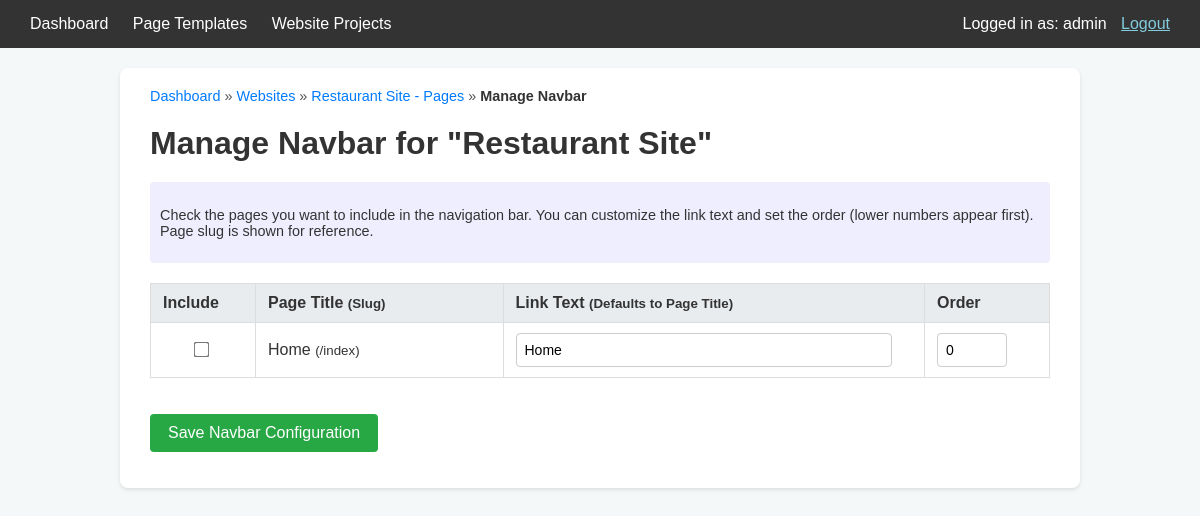
Page /project/2/navbar (signed in) on the committed database.
### internal_site_generator/models.py (models this page shows, shortened)
class User(UserMixin, db.Model):
    id = db.Column(db.Integer, primary_key=True)
    username = db.Column(db.String(64), index=True, unique=True, nullable=False)
    email = db.Column(db.String(120), index=True, unique=True, nullable=False)
    password_hash = db.Column(db.String(256))

class WebsiteProject(db.Model):
    id = db.Column(db.Integer, primary_key=True)
    project_name = db.Column(db.String(150), nullable=False, index=True, unique=True)
    site_title = db.Column(db.String(100), nullable=True)
    favicon_path = db.Column(db.String(255), nullable=True) # Stores stored_filename of the favicon ProjectAsset
    global_css = db.Column(db.Text, nullable=True)
    created_at = db.Column(db.DateTime, default=datetime.utcnow)
    updated_at = db.Column(db.DateTime, default=datetime.utcnow, onupdate=datetime.utcnow)
    primary_color = db.Column(db.String(7), nullable=True)   # e.g., #RRGGBB
    secondary_color = db.Column(db.String(7), nullable=True)
    accent_color = db.Column(db.String(7), nullable=True)
    pages = db.relationship('ProjectPage', backref='website_project', lazy='dynamic', cascade="all, delete-orphan")
    assets = db.relationship('ProjectAsset', backref='website_project', lazy='dynamic', cascade="all, delete-orphan")
    navbar_items = db.relationship('NavbarItem',
                                   backref='website_project',
                                   lazy='dynamic',
                                   order_by='NavbarItem.order',
                                   cascade="all, delete-orphan")

class ProjectPage(db.Model):
    id = db.Column(db.Integer, primary_key=True)
    title = db.Column(db.String(150), nullable=False)
    slug = db.Column(db.String(150), nullable=False, index=True)
    website_project_id = db.Column(db.Integer, db.ForeignKey('website_project.id'), nullable=False)
    page_template_id = db.Column(db.Integer, db.ForeignKey('page_template.id'), nullable=False)
    content_data_json = db.Column(db.Text)
    meta_description = db.Column(db.String(255), nullable=True)
    meta_keywords = db.Column(db.String(255), nullable=True)
    navbar_order = db.Column(db.Integer, default=0) # Might be superseded by NavbarItem.order
    show_in_navbar = db.Column(db.Boolean, default=True) # Might be superseded by existence of NavbarItem
    created_at = db.Column(db.DateTime, default=datetime.utcnow)
    updated_at = db.Column(db.DateTime, default=datetime.utcnow, onupdate=datetime.utcnow)
    template = db.relationship('PageTemplate', backref=db.backref('used_by_pages', lazy='dynamic'))
    __table_args__ = (db.UniqueConstraint('website_project_id', 'slug', name='_website_project_slug_uc'),)

### internal_site_generator/main.py (the view, shortened to what this page needs)
@bp.route('/project/<int:project_id>/navbar', methods=['GET', 'POST'])
@login_required
def manage_navbar(project_id):
    project = WebsiteProject.query.get_or_404(project_id)
    pages_for_navbar = ProjectPage.query.filter_by(website_project_id=project.id).order_by(ProjectPage.title).all()
    current_navbar_items = NavbarItem.query.filter_by(website_project_id=project.id).all()
    current_navbar_config = {
        item.project_page_id: {'link_text': item.link_text, 'order': item.order, 'in_navbar': True}
        for item in current_navbar_items
    }
    return render_template('main/manage_navbar.html',
                             title=f'Manage Navbar for "{project.project_name}"',
                             project=project,
                             pages=pages_for_navbar,
                             current_navbar_config=current_navbar_config,
                             current_user=current_user)

### internal_site_generator/__init__.py (called while the page is built)
def create_app(config_class=Config):
    app = Flask(__name__, instance_relative_config=True)
    app.config.from_object(config_class)
    try:
        os.makedirs(app.instance_path)
    except OSError as e:
        if e.errno != errno.EEXIST:
            raise
    db.init_app(app)
    migrate.init_app(app, db)
    login_manager.init_app(app)
    csrf.init_app(app) # <--- INITIALIZE CSRFProtect WITH THE APP
    from .models import User
    @login_manager.user_loader
    def load_user(user_id):
        return User.query.get(int(user_id))
    from .auth import bp as auth_bp
    app.register_blueprint(auth_bp, url_prefix='/auth')
    from .main import bp as main_bp
    app.register_blueprint(main_bp)
    @app.route('/test_init/')
    def test_init_page():
        return '<h1>Testing the Flask Application Factory from __init__.py!</h1>'
    return app

### internal_site_generator/templates/main/manage_navbar.html (shortened to what this page needs)
<!DOCTYPE html>
<html lang="en">
<head>
    </head>
<body>
    <nav>
        <div class="nav-links">
            <a href="{{ url_for('main.index') }}">Dashboard</a>
            <a href="{{ url_for('main.list_templates') }}">Page Templates</a>
            <a href="{{ url_for('main.list_projects') }}">Website Projects</a>
        </div>
        <div class="user-info">
            Logged in as: {{ current_user.username }}
            <a href="{{ url_for('auth.logout') }}">Logout</a>
        </div>
    </nav>
    <div class="container">
        <div class="breadcrumb">
            <a href="{{ url_for('main.index') }}">Dashboard</a> &raquo;
            <a href="{{ url_for('main.list_projects') }}">Websites</a> &raquo;
            <a href="{{ url_for('main.list_project_pages', project_id=project.id) }}">{{ project.project_name }} - Pages</a> &raquo;
            <span class="current-page">Manage Navbar</span>
        </div>
        <h1>{{ title }}</h1>
        <div class="instructions">
            <p>Check the pages you want to include in the navigation bar.
            You can customize the link text and set the order (lower numbers appear first).
            Page slug is shown for reference.</p>
        </div>
        <form method="POST" action="{{ url_for('main.manage_navbar', project_id=project.id) }}">
            {% if pages %}
            <table id="navbar-config-table">
                <thead>
                    <tr>
                        <th style="width: 80px;">Include</th>
                        <th>Page Title <small>(Slug)</small></th>
                        <th>Link Text <small>(Defaults to Page Title)</small></th>
                        <th style="width: 100px;">Order</th>
                    </tr>
                </thead>
                <tbody id="navbar-sortable-body">
                    {% for page_item in pages %}
                    {% set nav_config = current_navbar_config.get(page_item.id, {}) %}
                    <tr>
                        <td style="text-align: center;">
                            <input type="checkbox" name="page_in_navbar_{{ page_item.id }}" id="page_in_navbar_{{ page_item.id }}"
                                   {% if nav_config.in_navbar %}checked{% endif %}>
                        </td>
                        <td>
                            <label for="page_in_navbar_{{ page_item.id }}" style="font-weight:normal;">{{ page_item.title }}</label>
                            <small>(/{{ page_item.slug }})</small>
                        </td>
                        <td>
                            <input type="text" name="link_text_{{ page_item.id }}"
                                   value="{{ nav_config.get('link_text', page_item.title) }}">
                        </td>
                        <td>
                            <input type="number" name="order_{{ page_item.id }}"
                                   value="{{ nav_config.get('order', '0') }}" min="0">
                        </td>
                    </tr>
                    {% endfor %}
                </tbody>
            </table>
            <p><input type="submit" value="Save Navbar Configuration"></p>
            {% else %}
            <p>No pages found for this project. <a href="{{ url_for('main.new_project_page', project_id=project.id) }}">Add pages first</a> to configure the navbar.</p>
            {% endif %}
        </form>
    </div>

### internal_site_generator/templates/main/manage_navbar.html (style rules this page uses)
body { font-family: Arial, sans-serif; margin: 0; padding: 0; background-color: #f4f8f9; color: #333; }
nav { background-color: #333; padding: 15px 30px; color: white; display: flex; justify-content: space-between; align-items: center; }
nav .nav-links a { color: white; text-decoration: none; margin-right: 20px; font-size: 16px; }
nav .user-info { font-size: 16px; color: white; }
nav .user-info a { margin-left: 10px; color: #82ccdd; }
.container { padding: 20px 30px; max-width: 900px; margin: 20px auto; background-color: #fff; border-radius: 8px; box-shadow: 0 2px 4px rgba(0,0,0,0.1); }
h1 { color: #333; margin-bottom: 20px; }
.breadcrumb { margin-bottom: 20px; font-size: 0.9em; color: #555; }
.breadcrumb a { color: #007bff; text-decoration: none; }
.breadcrumb span.current-page { color: #333; font-weight: bold; }
table { width: 100%; border-collapse: collapse; margin-top: 20px; }
th, td { border: 1px solid #ddd; padding: 10px 12px; text-align: left; vertical-align: middle; }
th { background-color: #e9ecef; font-weight: bold; }
input[type="text"], input[type="number"] { width: 95%; padding: 8px; border: 1px solid #ccc; border-radius: 4px; box-sizing: border-box; font-size: 14px; }
input[type="number"] { width: 70px; }
input[type="checkbox"] { transform: scale(1.2); margin-right: 8px; }
input[type="submit"] { padding: 10px 18px; background-color: #28a745; color: white; border: none; border-radius: 4px; cursor: pointer; font-size: 16px; margin-top: 20px; transition: background-color 0.3s ease; }
.instructions { background-color: #eef; padding: 10px; border-radius: 4px; margin-bottom: 15px; font-size: 0.9em; }

### rows in the picture
User: username "admin"
WebsiteProject: project_name "Restaurant Site"
ProjectPage: title "Home", slug "index", get "Home", get "0"

### other values in the picture
{{ title }} "Manage Navbar for \"Restaurant Site\""
